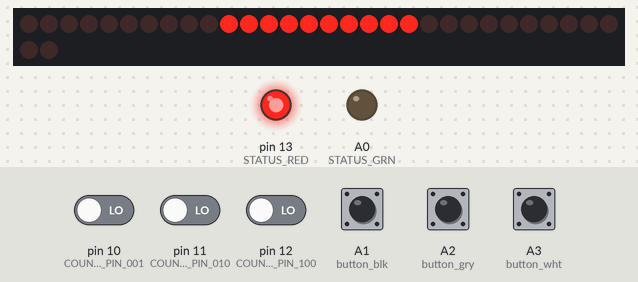
A program run on a simulated Arduino Pro Mini, built with avr-gcc and run on an emulated ATmega328P. Parts: 32 shift-register outputs drawn as a row of LEDs (first output left, lit = HIGH), output pins drawn as LEDs (lit = HIGH). Wiring (inferred from the names in the program): 4 × shift register (74HC595): data pin 3; shift clock pin 5; latch pin 4. Wiring (inferred from the signals the program sends): row of LEDs: on Q0, Q1, Q2, Q3, Q4, Q5, Q6, Q7, Q8, Q9, Q10, Q11, Q12, Q13, Q14, Q15, Q16, Q17, Q18, Q19, Q20, Q21, Q22, Q23, Q24, Q25, Q26, Q27, Q28, Q29, Q30, Q31. The test bench sets the inputs (shaded band); at power-on: A1 (button_blk), A2 (button_gry), A3 (button_wht) HIGH, pin 10 (COUNTER_PIN_001), pin 11 (COUNTER_PIN_010), pin 12 (COUNTER_PIN_100) LOW. Random numbers use the default seed unless the program sets one; pins used as bus, display or sensor lines are not drawn; what the program prints to the serial monitor is not drawn.

Above: at 1.2 s.
1.3 s: A3 (button_wht) pulled LOW for 0.15 s
At 1.35 s:
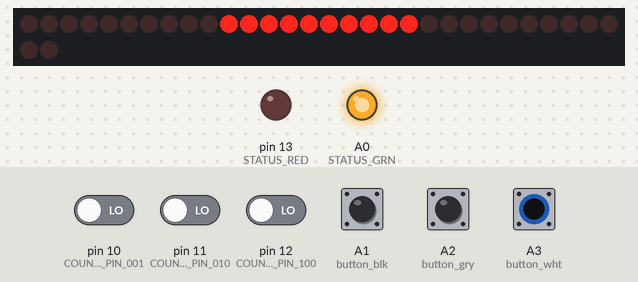
At 1.8 s:
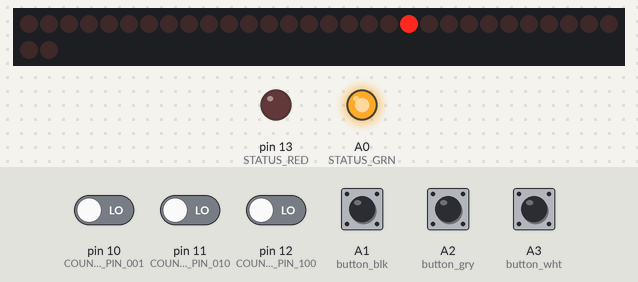
Timing chart, 0 to 4.3 s (numbered marks = the images above; inputs shaded):
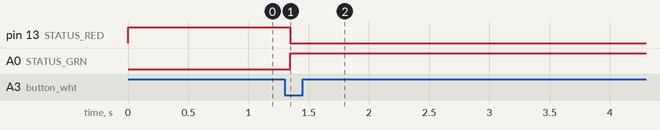

The program:

main.cpp
```cpp
#include <Arduino.h>
#include <chat.h>
#include <button.h>

#define VCC 2
#define DATA_PIN 3  // Pin connected to DS    of 74HC595
#define CLOCK_PIN 5 // Pin connected to SH_CP of 74HC595
#define LATCH_PIN 4 // Pin connected to ST_CP of 74HC595

#define COUNTER_PIN_001 10
#define COUNTER_PIN_010 11
#define COUNTER_PIN_100 12

#define STATUS_RED 13
#define STATUS_GRN A0

Button button_blk(A1);
Button button_gry(A2);
Button button_wht(A3);

Chat chat(ChatSource::BinaryCounter);
ChatMessage msg;

bool disarmed = false;
bool detonated = false;
bool won = false;

unsigned int counter = 0;
unsigned int last_counter = 0;
long last_debounce = millis();

int solution;
int solutions[] = {
  519, 111, 771, 805, 250,
  37, 206, 433, 367, 724,
  485, 678, 823, 116, 989,
  413, 248, 565, 382, 699 };

short counter_map[] = { 0, 9, 8, 7, 6, 5, 1, 2, 3, 4 };

unsigned int refresh(unsigned int led1, unsigned int led2);
void shiftOut(byte myDataOut);
void disarm();

void reset()
{
  bool disarmed = false;
  bool detonated = false;
  bool won = false;

  digitalWrite(STATUS_RED, HIGH);
  digitalWrite(STATUS_GRN, LOW);

  solution = solutions[random(20)];
  counter = refresh(solution, counter);
  delay(30); // bypass debounce
  counter = refresh(solution, counter);

  while (solution == counter)
  {
    solution = solutions[random(20)];
  }
}

void setup()
{
  chat.begin();

  randomSeed(analogRead(5));

  pinMode(VCC, OUTPUT);
  pinMode(DATA_PIN, OUTPUT);
  pinMode(CLOCK_PIN, OUTPUT);
  pinMode(LATCH_PIN, OUTPUT);

  pinMode(COUNTER_PIN_001, INPUT);
  pinMode(COUNTER_PIN_010, INPUT);
  pinMode(COUNTER_PIN_100, INPUT);

  pinMode(STATUS_RED, OUTPUT);
  pinMode(STATUS_GRN, OUTPUT);

  digitalWrite(VCC, HIGH);

  digitalWrite(STATUS_RED, HIGH);
  digitalWrite(STATUS_GRN, LOW);

  // reset();
}

void loop()
{

  if (chat.receive(&msg))
  {
    switch (msg.message)
    {
      case MessageType::Reset:
        reset();
        break;

      case MessageType::Detonate:
        detonated = true;
        break;

      case MessageType::Win:
        won = true;
        break;
    }
  }

  if (!detonated && !disarmed && !won)
  {
    counter = refresh(solution, counter);
    delay(10);

    if (button_blk.isPressed())
    {
      if (
        (solution == 699 && counter == 695) ||
        (solution == 805 && counter == 813) ||
        (solution == 485 && counter == 501) ||
        (solution == 206 && counter == 204)
        )
      {
        disarm();
      }
      else
      {
        chat.send(MessageType::Strike);
      }
    }

    if (button_gry.isPressed())
    {
      if (counter % 2 == 1 && solution == counter)
      {
        disarm();
      }
      else
      {
        chat.send(MessageType::Strike);
      }
    }

    if (button_wht.isPressed())
    {
      if (counter % 2 == 0 && solution == counter)
      {
        disarm();
      }
      else
      {
        chat.send(MessageType::Strike);
      }
    }
  }

}


void disarm()
{
  disarmed = true;
  chat.send(MessageType::Disarm);
  digitalWrite(STATUS_GRN, HIGH);
  digitalWrite(STATUS_RED, LOW);
}

unsigned int reverse(unsigned int num)
{
    unsigned int count = (16 - 1);
    unsigned int tmp = num;         //  Assign num to the tmp

    num >>= 1; // shift num because LSB already assigned to tmp

    while(num)
    {
       tmp <<= 1;  //shift the tmp because alread have the LSB of num
       tmp |= num & 1; // putting the set bits of num
       num >>= 1;
       count--;
    }
    tmp <<= count; //when num become zero shift tmp from the remaining counts
    return tmp;
}

// void prntBits(unsigned int b)
// {
//   for (int i = 7; i >= 0; i--)
//     Serial.print(bitRead(b, i));
// }

unsigned int refresh(unsigned int led1, unsigned int led2)
{
  unsigned int led1_reversed = reverse(led1);

  byte b0 = led2 >> 4;
  byte b1;
  byte b1m = led2 << 4; // MSB 4 bits
  byte b2;
  byte b2l = led1_reversed >> 14; // LSB 2 bits
  byte b3 = led1_reversed >> 6;

  unsigned int value = 0;

  for (short i = 0; i < 10; i++) {
    digitalWrite(LATCH_PIN, 0);

    if (i < 6)
    {
      b1 = b1m;
      b2 = b2l + (1 << (2 + i));
    }
    else
    {
      b1 = b1m + (1 << (i - 6));
      b2 = b2l;
    }

    shiftOut(b0);
    shiftOut(b1);
    shiftOut(b2);
    shiftOut(b3);

    digitalWrite(LATCH_PIN, 1);

    // let things settle
    delay(1);

    int v001 = digitalRead(COUNTER_PIN_001);
    int v010 = digitalRead(COUNTER_PIN_010);
    int v100 = digitalRead(COUNTER_PIN_100);

    if (v001) {
      value += counter_map[i];
    }

    if (v010) {
      value += counter_map[i] * 10;
    }

    if (v100) {
      value += counter_map[i] * 100;
    }
  }

  if (value != last_counter) {
    last_debounce = millis();
  }

  if ((millis() - last_debounce) > 25 && value != counter)
  {
    counter = value;
  }
  last_counter = value;

  return counter;
}

void shiftOut(byte myDataOut)
{
  // This shifts 8 bits out MSB first,
  // on the rising edge of the clock,
  // clock idles low
  // internal function setup
  int i = 0;
  int pinState;

  // clear everything out just in case to
  // prepare shift register for bit shifting
  digitalWrite(DATA_PIN, 0);
  digitalWrite(CLOCK_PIN, 0);

  // for each bit in the byte myDataOut;
  // NOTICE THAT WE ARE COUNTING DOWN in our for loop
  // This means that %00000001 or "1" will go through such
  // that it will be pin Q0 that lights.
  for (i = 7; i >= 0; i--)
  {
    digitalWrite(CLOCK_PIN, 0);

    // if the value passed to myDataOut and a bitmask result
    //  true then... so if we are at i=6 and our value is
    //  %11010100 it would the code compares it to %01000000
    //  and proceeds to set pinState to 1.
    if (myDataOut & (1 << i))
    {
      pinState = 1;
    }
    else
    {
      pinState = 0;
    }

    // Sets the pin to HIGH or LOW depending on pinState
    digitalWrite(DATA_PIN, pinState);

    // register shifts bits on upstroke of clock pin
    digitalWrite(CLOCK_PIN, 1);

    // zero the data pin after shift to prevent bleed through
    digitalWrite(DATA_PIN, 0);
  }

  // stop shifting
  digitalWrite(CLOCK_PIN, 0);
}
```

Measured:
- after the input at 1.3 s, pin 13 (STATUS_RED): HIGH → LOW after 0.05 s; A0 (STATUS_GRN): LOW → HIGH after 0.05 s
